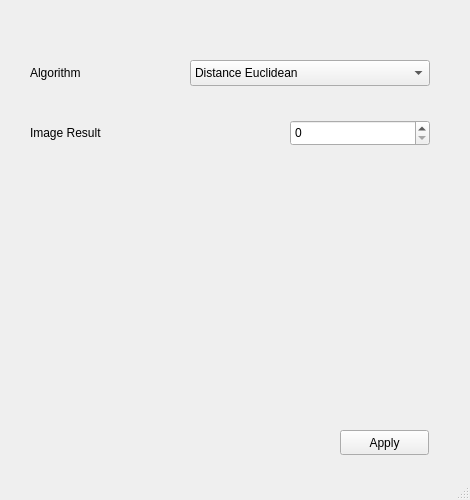
<?xml version="1.0" encoding="UTF-8"?>
<ui version="4.0">
 <class>PreferencesWindow</class>
 <widget class="QMainWindow" name="PreferencesWindow">
  <property name="geometry">
   <rect>
    <x>0</x>
    <y>0</y>
    <width>470</width>
    <height>500</height>
   </rect>
  </property>
  <property name="minimumSize">
   <size>
    <width>470</width>
    <height>500</height>
   </size>
  </property>
  <property name="maximumSize">
   <size>
    <width>470</width>
    <height>500</height>
   </size>
  </property>
  <property name="windowTitle">
   <string>Preferences</string>
  </property>
  <widget class="QWidget" name="centralwidget">
   <widget class="QSpinBox" name="count_result">
    <property name="geometry">
     <rect>
      <x>290</x>
      <y>120</y>
      <width>140</width>
      <height>26</height>
     </rect>
    </property>
   </widget>
   <widget class="QLabel" name="count_result_label">
    <property name="geometry">
     <rect>
      <x>30</x>
      <y>120</y>
      <width>140</width>
      <height>26</height>
     </rect>
    </property>
    <property name="text">
     <string>Image Result</string>
    </property>
   </widget>
   <widget class="QLabel" name="algorithm_label">
    <property name="geometry">
     <rect>
      <x>30</x>
      <y>60</y>
      <width>80</width>
      <height>26</height>
     </rect>
    </property>
    <property name="text">
     <string>Algorithm</string>
    </property>
   </widget>
   <widget class="QComboBox" name="algorithm">
    <property name="geometry">
     <rect>
      <x>190</x>
      <y>60</y>
      <width>240</width>
      <height>26</height>
     </rect>
    </property>
    <property name="editable">
     <bool>false</bool>
    </property>
    <property name="currentText">
     <string>Distance Euclidean</string>
    </property>
    <property name="currentIndex">
     <number>0</number>
    </property>
    <property name="maxVisibleItems">
     <number>10</number>
    </property>
    <property name="sizeAdjustPolicy">
     <enum>QComboBox::AdjustToMinimumContentsLength</enum>
    </property>
    <property name="duplicatesEnabled">
     <bool>false</bool>
    </property>
    <item>
     <property name="text">
      <string>Distance Euclidean</string>
     </property>
    </item>
    <item>
     <property name="text">
      <string>Cosine Similarity</string>
     </property>
    </item>
   </widget>
   <widget class="QPushButton" name="apply_btn">
    <property name="geometry">
     <rect>
      <x>340</x>
      <y>430</y>
      <width>89</width>
      <height>25</height>
     </rect>
    </property>
    <property name="text">
     <string>Apply</string>
    </property>
   </widget>
  </widget>
  <widget class="QMenuBar" name="menubar">
   <property name="geometry">
    <rect>
     <x>0</x>
     <y>0</y>
     <width>470</width>
     <height>22</height>
    </rect>
   </property>
  </widget>
  <widget class="QStatusBar" name="statusbar"/>
 </widget>
 <resources/>
 <connections/>
</ui>
